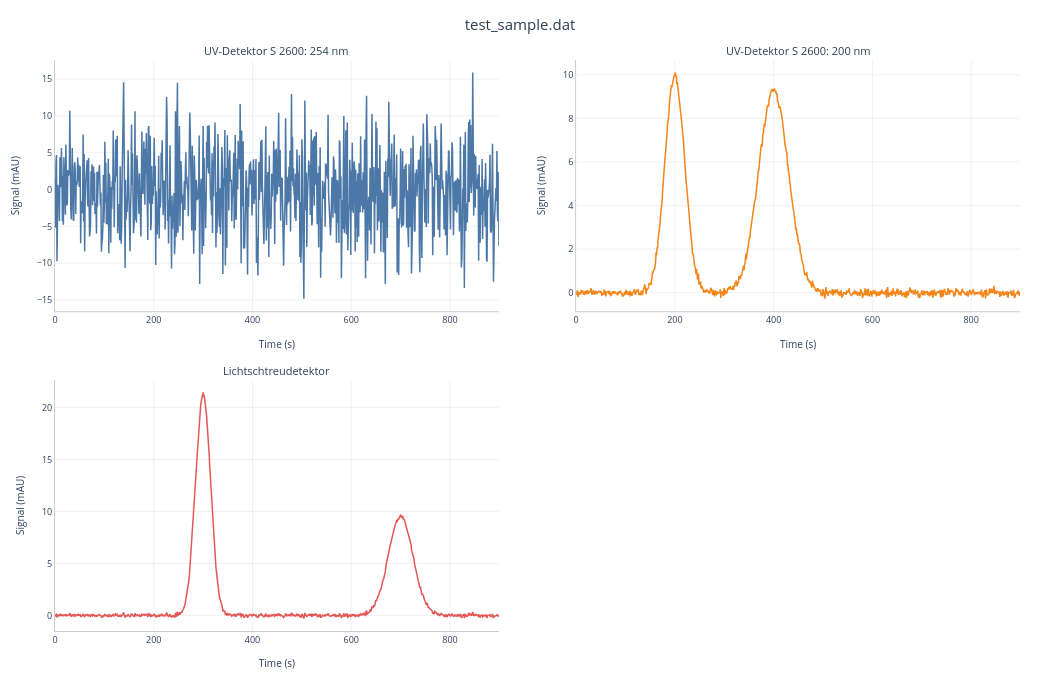

Notebook cell for this chart:
### Code cell
make_chromatogram({
        "UV-Detektor S 2600: 254 nm": {"peaks": [], "noise_scale": 5},
        "UV-Detektor S 2600: 200 nm": {"peaks": [
            {"mu": 200, "amplitude": 500, "sigma": 20, "alpha": 0.0},
            {"mu": 400, "amplitude": 700, "sigma": 30, "alpha": 0.0},
        ]},
        "Lichtschtreudetektor": {"peaks": [
            {"mu": 300, "amplitude": 800, "sigma": 15, "alpha": 0.0},
            {"mu": 700, "amplitude": 600, "sigma": 25, "alpha": 0.0},
        ]},
    }).display()

### Figure 1 — Plotly figure (JSON) as saved in the notebook; plotly's stock layout.template omitted (floating-point values rounded to 4 significant figures; data arrays with more than 128 entries replaced by an {"elided": "..."} marker saying what was removed)
{"data": [{"customdata": {"elided": "900 float values"}, "hovertemplate": "<b>UV-Detektor S 2600: 254 nm</b><br>Time: %{x:.3f} s<br>Signal: %{customdata:.2f} mAU<extra></extra>", "legendgroup": "UV-Detektor S 2600: 254 nm", "line": {"color": "#4C78A8", "width": 1.5}, "mode": "lines", "name": "UV-Detektor S 2600: 254 nm", "type": "scatter", "x": {"elided": "900 float values"}, "xaxis": "x", "y": {"elided": "900 float values"}, "yaxis": "y"}, {"customdata": {"elided": "900 float values"}, "hovertemplate": "<b>UV-Detektor S 2600: 200 nm</b><br>Time: %{x:.3f} s<br>Signal: %{customdata:.2f} mAU<extra></extra>", "legendgroup": "UV-Detektor S 2600: 200 nm", "line": {"color": "#F58518", "width": 1.5}, "mode": "lines", "name": "UV-Detektor S 2600: 200 nm", "type": "scatter", "x": {"elided": "900 float values"}, "xaxis": "x2", "y": {"elided": "900 float values"}, "yaxis": "y2"}, {"customdata": {"elided": "900 float values"}, "hovertemplate": "<b>Lichtschtreudetektor</b><br>Time: %{x:.3f} s<br>Signal: %{customdata:.2f} mAU<extra></extra>", "legendgroup": "Lichtschtreudetektor", "line": {"color": "#E45756", "width": 1.5}, "mode": "lines", "name": "Lichtschtreudetektor", "type": "scatter", "x": {"elided": "900 float values"}, "xaxis": "x3", "y": {"elided": "900 float values"}, "yaxis": "y3"}], "layout": {"annotations": [{"font": {"color": "#2c3e50", "size": 11}, "showarrow": false, "text": "UV-Detektor S 2600: 254 nm", "x": 0.23, "xanchor": "center", "xref": "paper", "y": 1, "yanchor": "bottom", "yref": "paper"}, {"font": {"color": "#2c3e50", "size": 11}, "showarrow": false, "text": "UV-Detektor S 2600: 200 nm", "x": 0.77, "xanchor": "center", "xref": "paper", "y": 1, "yanchor": "bottom", "yref": "paper"}, {"font": {"color": "#2c3e50", "size": 11}, "showarrow": false, "text": "Lichtschtreudetektor", "x": 0.23, "xanchor": "center", "xref": "paper", "y": 0.44, "yanchor": "bottom", "yref": "paper"}], "height": 680, "hovermode": "x unified", "margin": {"b": 45, "l": 55, "r": 20, "t": 60}, "paper_bgcolor": "white", "plot_bgcolor": "white", "showlegend": false, "title": {"font": {"color": "#2c3e50", "size": 15}, "text": "test_sample.dat", "x": 0.5}, "width": 1040, "xaxis": {"anchor": "y", "domain": [0, 0.46], "gridcolor": "rgba(0,0,0,0.06)", "linecolor": "#ccc", "linewidth": 1, "showgrid": true, "tickfont": {"size": 9}, "title": {"font": {"size": 10}, "text": "Time (s)"}, "zeroline": false}, "xaxis2": {"anchor": "y2", "domain": [0.54, 1], "gridcolor": "rgba(0,0,0,0.06)", "linecolor": "#ccc", "linewidth": 1, "showgrid": true, "tickfont": {"size": 9}, "title": {"font": {"size": 10}, "text": "Time (s)"}, "zeroline": false}, "xaxis3": {"anchor": "y3", "domain": [0, 0.46], "gridcolor": "rgba(0,0,0,0.06)", "linecolor": "#ccc", "linewidth": 1, "showgrid": true, "tickfont": {"size": 9}, "title": {"font": {"size": 10}, "text": "Time (s)"}, "zeroline": false}, "xaxis4": {"anchor": "y4", "domain": [0.54, 1]}, "yaxis": {"anchor": "x", "domain": [0.56, 1], "gridcolor": "rgba(0,0,0,0.06)", "linecolor": "#ccc", "linewidth": 1, "showgrid": true, "tickfont": {"size": 9}, "title": {"font": {"size": 10}, "text": "Signal (mAU)"}, "zeroline": false}, "yaxis2": {"anchor": "x2", "domain": [0.56, 1], "gridcolor": "rgba(0,0,0,0.06)", "linecolor": "#ccc", "linewidth": 1, "showgrid": true, "tickfont": {"size": 9}, "title": {"font": {"size": 10}, "text": "Signal (mAU)"}, "zeroline": false}, "yaxis3": {"anchor": "x3", "domain": [0, 0.44], "gridcolor": "rgba(0,0,0,0.06)", "linecolor": "#ccc", "linewidth": 1, "showgrid": true, "tickfont": {"size": 9}, "title": {"font": {"size": 10}, "text": "Signal (mAU)"}, "zeroline": false}, "yaxis4": {"anchor": "x4", "domain": [0, 0.44]}}}
